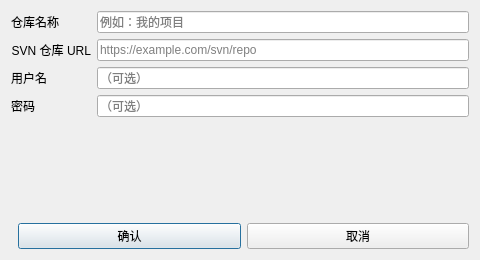
<?xml version="1.0" encoding="UTF-8"?>
<ui version="4.0">
 <class>CheckoutDialog</class>
 <widget class="QDialog" name="CheckoutDialog">
  <property name="geometry">
   <rect>
    <x>0</x>
    <y>0</y>
    <width>480</width>
    <height>260</height>
   </rect>
  </property>
  <property name="windowTitle">
   <string>从网络添加仓库</string>
  </property>
  <property name="modal">
   <bool>true</bool>
  </property>
  <layout class="QVBoxLayout" name="verticalLayout">
   <item>
    <layout class="QFormLayout" name="formLayout">
     <item row="0" column="0">
      <widget class="QLabel" name="label_name">
       <property name="text">
        <string>仓库名称</string>
       </property>
       <property name="alignment">
        <set>Qt::AlignRight|Qt::AlignVCenter</set>
       </property>
      </widget>
     </item>
     <item row="0" column="1">
      <widget class="QLineEdit" name="nameInput">
       <property name="placeholderText">
        <string>例如：我的项目</string>
       </property>
      </widget>
     </item>
     <item row="1" column="0">
      <widget class="QLabel" name="label_url">
       <property name="text">
        <string>SVN 仓库 URL</string>
       </property>
       <property name="alignment">
        <set>Qt::AlignRight|Qt::AlignVCenter</set>
       </property>
      </widget>
     </item>
     <item row="1" column="1">
      <widget class="QLineEdit" name="urlInput">
       <property name="placeholderText">
        <string>https://example.com/svn/repo</string>
       </property>
      </widget>
     </item>
     <item row="2" column="0">
      <widget class="QLabel" name="label_user">
       <property name="text">
        <string>用户名</string>
       </property>
       <property name="alignment">
        <set>Qt::AlignRight|Qt::AlignVCenter</set>
       </property>
      </widget>
     </item>
     <item row="2" column="1">
      <widget class="QLineEdit" name="userInput">
       <property name="placeholderText">
        <string>（可选）</string>
       </property>
      </widget>
     </item>
     <item row="3" column="0">
      <widget class="QLabel" name="label_pass">
       <property name="text">
        <string>密码</string>
       </property>
       <property name="alignment">
        <set>Qt::AlignRight|Qt::AlignVCenter</set>
       </property>
      </widget>
     </item>
     <item row="3" column="1">
      <widget class="QLineEdit" name="passInput">
       <property name="echoMode">
        <enum>QLineEdit::Password</enum>
       </property>
       <property name="placeholderText">
        <string>（可选）</string>
       </property>
      </widget>
     </item>

    </layout>
   </item>
   <item>
    <widget class="QLabel" name="statusLabel">
     <property name="text">
      <string></string>
     </property>
     <property name="styleSheet">
      <string>QLabel { color: #E53935; font-size: 12px; }</string>
     </property>
    </widget>
   </item>
   <item>
    <spacer name="verticalSpacer">
     <property name="orientation">
      <enum>Qt::Vertical</enum>
     </property>
    </spacer>
   </item>
   <item>
    <layout class="QHBoxLayout" name="buttonLayout">
     <item>
      <spacer name="horizontalSpacer">
       <property name="orientation">
        <enum>Qt::Horizontal</enum>
       </property>
      </spacer>
     </item>
     <item>
      <widget class="QPushButton" name="confirmBtn">
       <property name="text">
        <string>确认</string>
       </property>
       <property name="fixedWidth">
        <number>100</number>
       </property>
      </widget>
     </item>
     <item>
      <widget class="QPushButton" name="cancelBtn">
       <property name="text">
        <string>取消</string>
       </property>
       <property name="fixedWidth">
        <number>80</number>
       </property>
      </widget>
     </item>
    </layout>
   </item>
  </layout>
 </widget>
 <resources/>
 <connections/>
</ui>
